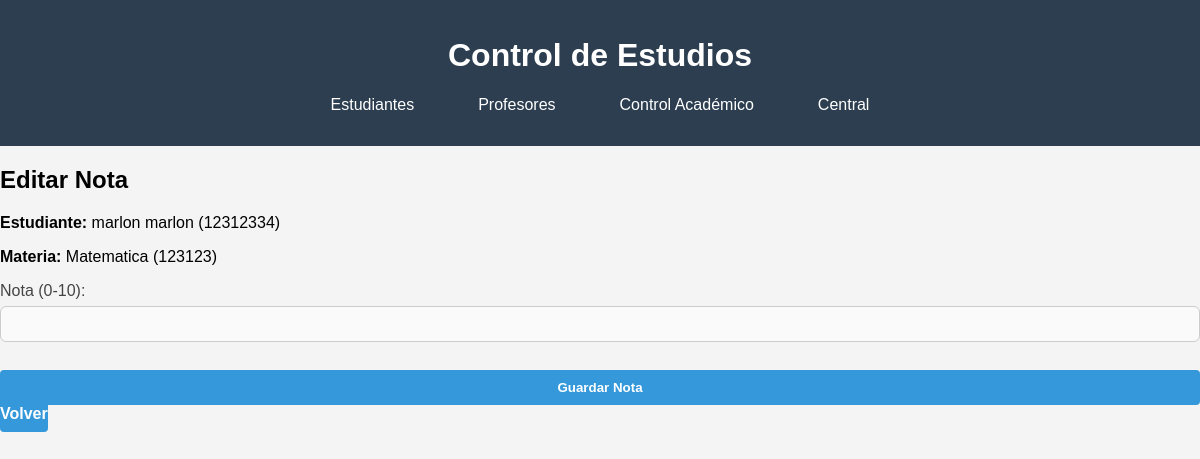
Page /profesores/profesores/12312312/notas/12312334/123123 on the earlier database version.
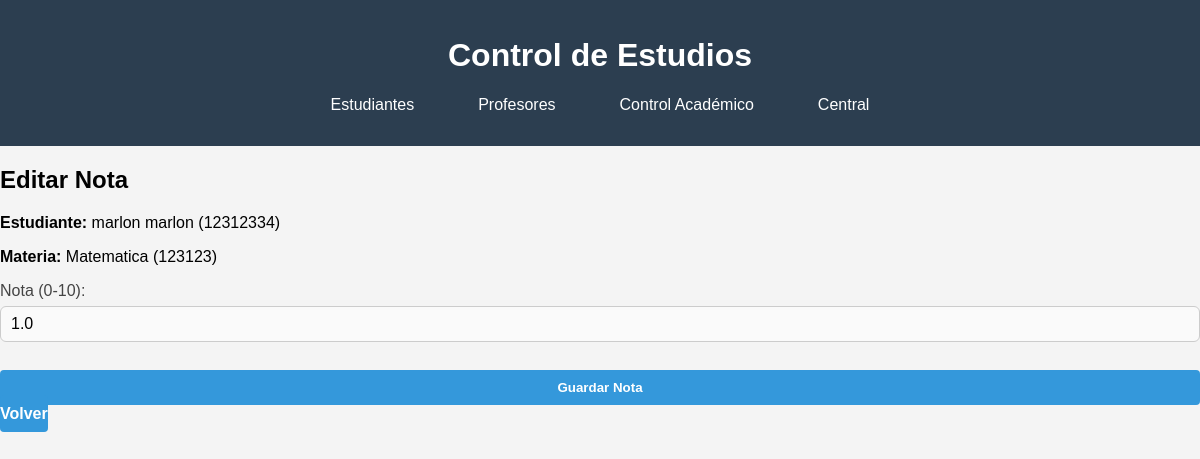
Same page on the later database version.
### modulos/central/models.py (models this page shows, shortened)
class Persona(db.Model):
    __tablename__ = 'personas'
    cedula = db.Column(db.String(20), primary_key=True, unique=True)
    nombre = db.Column(db.String(100), nullable=False)
    apellido = db.Column(db.String(100), nullable=False)
    numero_telefono = db.Column(db.Integer)
    correo_electronico = db.Column(db.String(100), unique=True, nullable=False)
    usuario = db.Column(db.String(50), unique=True, nullable=False)
    contrasenia = db.Column(db.String(100), nullable=False)
    rol = db.Column(db.String(20), nullable=False)
    __mapper_args__ = {
        'polymorphic_identity': 'persona',
        'polymorphic_on': rol
    }

### modulos/estudiantes/models.py (models this page shows, shortened)
class Estudiante(Persona):
    __tablename__ = 'estudiantes'
    cedula = db.Column(db.String(20), db.ForeignKey('personas.cedula'), primary_key=True)
    carrera_id = db.Column(db.Integer, db.ForeignKey('carreras.id'), nullable=True)
    solvente = db.Column(db.Boolean, default = False)
    carrera = db.relationship('Carrera', back_populates='estudiantes')
    inscripciones = db.relationship('Inscripcion', back_populates='estudiante', cascade="all, delete-orphan")
    notas = db.relationship('Nota', back_populates='estudiante', cascade="all, delete-orphan")
    __mapper_args__ = {
        'polymorphic_identity': 'estudiante',
    }

### modulos/control_academico/models.py (models this page shows, shortened)
class Materia(db.Model):
    __tablename__ ='materias'
    codigo = db.Column(db.Integer, primary_key=True, unique=True)
    nombre = db.Column(db.String(100), nullable=False)
    programa_id = db.Column(db.Integer, db.ForeignKey('programas.id'), nullable=False)
    profesor_id = db.Column(db.String(20), db.ForeignKey('profesores.cedula'), nullable=True)
    programa = db.relationship('Programa', back_populates='materias')
    profesor = db.relationship('Profesor', back_populates='materias')
    notas = db.relationship('Nota', back_populates='materia')

class Nota(db.Model):
    __tablename__ = 'notas'
    id = db.Column(db.Integer, primary_key=True)
    estudiante_id = db.Column(db.String(20), db.ForeignKey('estudiantes.cedula'), nullable=False)
    materia_codigo = db.Column(db.Integer, db.ForeignKey('materias.codigo'), nullable=False)
    nota = db.Column(db.Float, nullable=False)
    fecha_registro = db.Column(db.DateTime, default=datetime.utcnow, nullable=False)
    estudiante = db.relationship('Estudiante', back_populates='notas')
    materia = db.relationship('Materia', back_populates='notas')

### modulos/profesores/routes.py (the view, shortened to what this page needs)
@bp.route('/profesores/<cedula>/notas/<estudiante_cedula>/<materia_codigo>', methods=['GET', 'POST'])
def editar_nota(cedula, estudiante_cedula, materia_codigo):
    profesor = Profesor.query.get_or_404(cedula)
    estudiante = Estudiante.query.get_or_404(estudiante_cedula)
    materia = Materia.query.get_or_404(materia_codigo)
    if materia.profesor_id != cedula:
        flash('No tiene permiso para editar notas de esta materia', 'error')
        return redirect(url_for('profesores.notas_profesor', cedula=cedula))
    nota_existente = Nota.query.filter_by(
        estudiante_id=estudiante_cedula,
        materia_codigo=materia_codigo
    ).first()
    return render_template('profesores/editar_nota.html',
                         profesor=profesor,
                         estudiante=estudiante,
                         materia=materia,
                         nota_existente=nota_existente)

### modulos/profesores/templates/profesores/editar_nota.html (shortened to what this page needs)
{% extends "central/base.html" %}
{% block content %}
<h2>Editar Nota</h2>
<p><strong>Estudiante:</strong> {{ estudiante.nombre }} {{ estudiante.apellido }} ({{ estudiante.cedula }})</p>
<p><strong>Materia:</strong> {{ materia.nombre }} ({{ materia.codigo }})</p>
<form method="POST">
    <div class="form-group">
        <label for="nota">Nota (0-10):</label>
        <input type="number" step="1" min="0" max="10" id="nota" name="nota" required value="{{ nota_existente.nota if nota_existente else '' }}">
    </div>
    <button type="submit" class="btn-form-estudiante">Guardar Nota</button>
    <a href="{{ url_for('profesores.notas_profesor', cedula=profesor.cedula) }}" class="btn-form-estudiante">Volver</a>
</form>
{% endblock %}

### modulos/central/templates/central/base.html (shortened to what this page needs)
<!DOCTYPE html>
<html>
<head>
    <link rel="stylesheet" href="{{ url_for('static', filename='css/style.css') }}">
</head>
<body>
    <header>
        <h1>Control de Estudios</h1>
        <nav>
            <ul>
                <li><a href="{{ url_for('estudiantes.index') }}">Estudiantes</a></li>
                <li><a href="{{ url_for('profesores.index') }}">Profesores</a></li>
                <li><a href="{{ url_for('control_academico.index') }}">Control Académico</a></li>
                <li><a href="{{ url_for('central.index') }}">Central</a></li>
            </ul>
        </nav>
    </header>
    <main>
        {% block content %}{% endblock %}
    </main>
</body>
</html>

### modulos/static/css/style.css (style rules this page uses)
body { font-family: Arial, sans-serif; margin: 0; padding: 0; background-color: #f4f4f4; }
header { background-color: #2c3e50; color: white; padding: 1rem; text-align: center; }
nav ul { list-style: none; padding: 0; display: flex; justify-content: center; gap: 2rem; }
nav a { color: white; text-decoration: none; padding: 0.5rem 1rem; border-radius: 4px; transition: background-color 0.3s; }
a { text-decoration: none ; }
.btn-form-estudiante { width: 100%; padding: 10px 0; background-color: #3498db; color: white; border: none; border-radius: 4px; font-weight: bold; cursor: pointer; transition: background 0.2s; margin-top: 10px; }
.form-group { margin-bottom: 15px; }
.form-group label { display: block; margin-bottom: 5px; font-weight: bold; }
.form-group { margin-bottom: 18px; width: 100%; text-align: left; }
.form-group label { display: block; margin-bottom: 6px; color: #444; font-weight: 500; }
.form-group input, .form-group select { width: 100%; padding: 8px 10px; border: 1px solid #ccc; border-radius: 6px; background: #fafafa; font-size: 1rem; box-sizing: border-box; }

Differences in the rows shown:
added Nota: nota "1.0"
